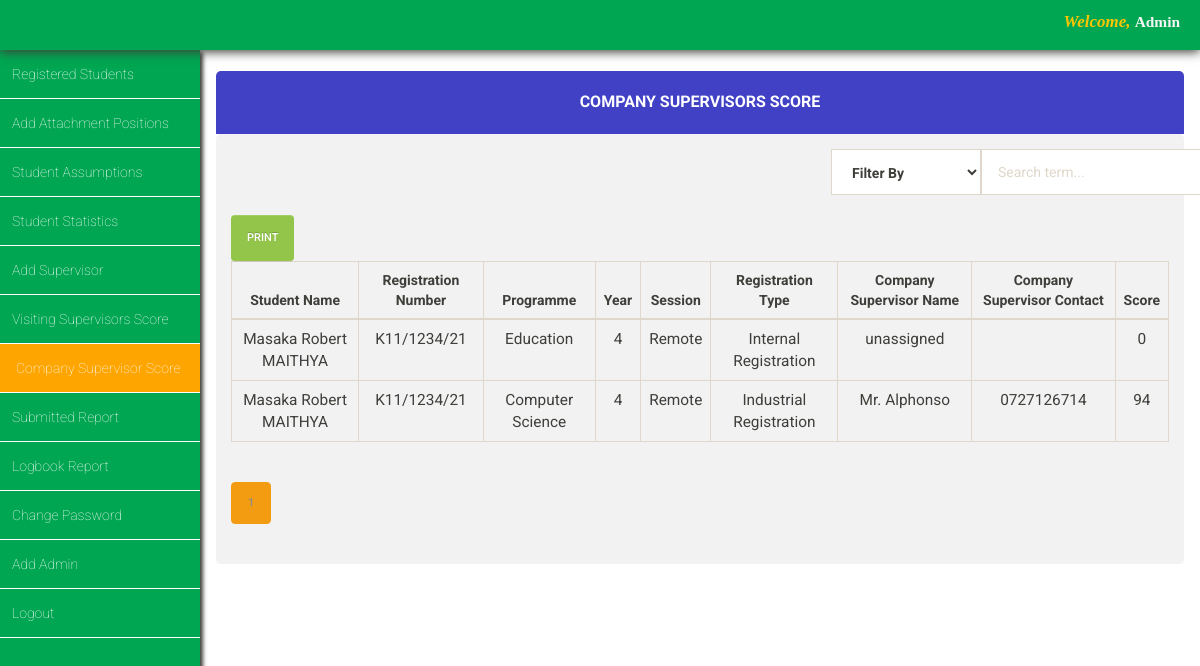
The page /iasms/admin/company_score/company_supervisor_score.php on the database as committed earlier.
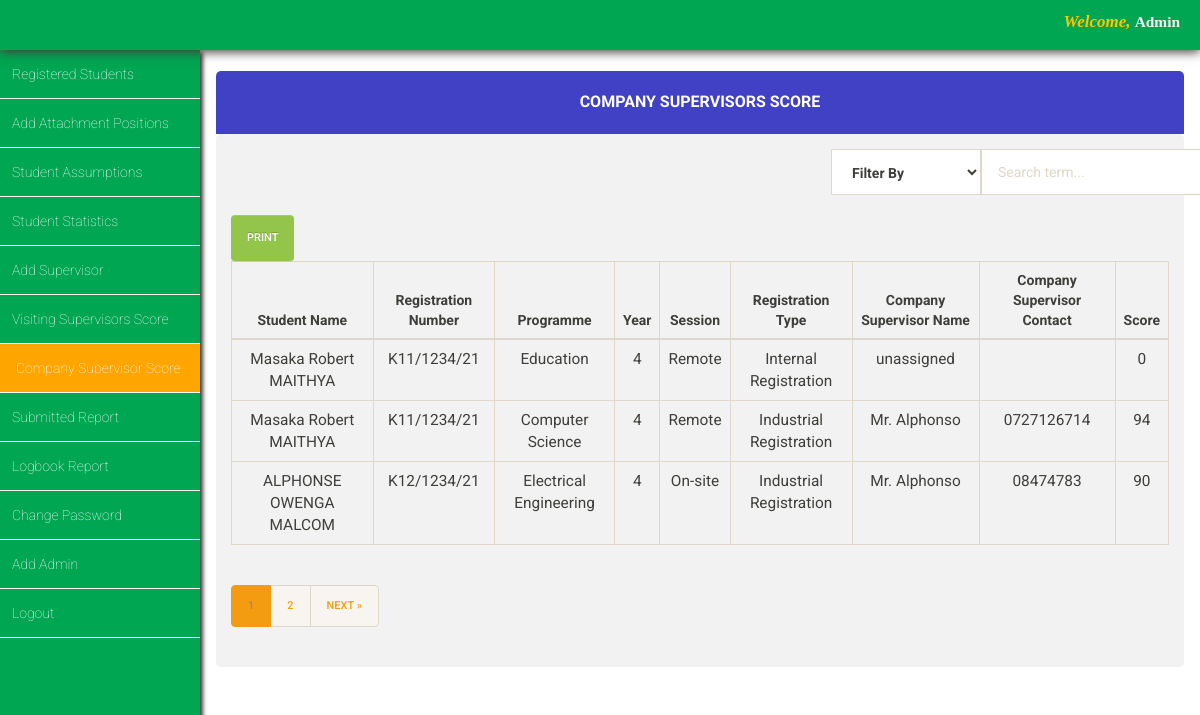
The same page on the database as committed later.
### tables this page shows
CREATE TABLE `internal_registration` (
  `id` int(11) NOT NULL,
  `first_name` varchar(255) NOT NULL,
  `last_name` varchar(255) NOT NULL,
  `other_name` varchar(255) NOT NULL,
  `index_number` varchar(200) NOT NULL,
  `programme` varchar(200) NOT NULL,
  `level` varchar(100) NOT NULL,
  `session` varchar(200) NOT NULL,
  `faculty` varchar(100) NOT NULL,
  `date` timestamp NOT NULL DEFAULT current_timestamp(),
  `visiting_supervisor_grade` int(100) NOT NULL,
  `company_supervisor_grade` int(11) NOT NULL,
  `visiting_supervisor_name` varchar(100) NOT NULL DEFAULT 'unassigned',
  `company_supervisor_name` varchar(100) NOT NULL DEFAULT 'unassigned',
  `company_supervisor_contact` varchar(11) NOT NULL,
  `visiting_supervisor_contact` varchar(11) NOT NULL,
  `attachment_region` varchar(100) NOT NULL DEFAULT 'unassigned'
);

CREATE TABLE `industrial_registration` (
  `id` int(11) NOT NULL,
  `first_name` varchar(255) NOT NULL,
  `last_name` varchar(255) NOT NULL,
  `other_name` varchar(200) NOT NULL,
  `level` varchar(200) NOT NULL,
  `programme` varchar(200) NOT NULL,
  `session` varchar(200) NOT NULL,
  `faculty` varchar(100) NOT NULL,
  `date` timestamp NOT NULL DEFAULT current_timestamp(),
  `index_number` varchar(255) NOT NULL,
  `company_supervisor_grade` int(11) NOT NULL,
  `visiting_supervisor_grade` int(11) NOT NULL,
  `company_supervisor_name` varchar(100) NOT NULL DEFAULT 'unassigned',
  `visiting_supervisor_name` varchar(100) NOT NULL DEFAULT 'unassigned',
  `company_supervisor_contact` varchar(11) NOT NULL,
  `visiting_supervisor_contact` varchar(11) NOT NULL,
  `attachment_region` varchar(100) NOT NULL DEFAULT 'unassigned'
);

### iasms/admin/company_score/company_supervisor_score.php (the view, shortened to what the changed rows need)
<?php
include '../../database_connection/database_connection.php';
$records_per_page = 2;
$page = isset($_GET['page']) && is_numeric($_GET['page']) ? $_GET['page'] : 1;
$start_from = ($page - 1) * $records_per_page;
$mysql_query_1 = "SELECT * FROM internal_registration";
$mysql_query_2 = "SELECT * FROM industrial_registration";
$mysql_query_1 .= " LIMIT $start_from, $records_per_page";
$mysql_query_2 .= " LIMIT $start_from, $records_per_page";
$total_query_1 = "SELECT COUNT(*) FROM internal_registration" . (strpos($mysql_query_1, 'WHERE') ? strstr($mysql_query_1, 'WHERE') : '');
$total_query_2 = "SELECT COUNT(*) FROM industrial_registration" . (strpos($mysql_query_2, 'WHERE') ? strstr($mysql_query_2, 'WHERE') : '');
$total_result_1 = mysqli_query($conn, $total_query_1);
$total_result_2 = mysqli_query($conn, $total_query_2);
$total_rows_1 = mysqli_fetch_array($total_result_1)[0];
$total_rows_2 = mysqli_fetch_array($total_result_2)[0];
$total_rows = $total_rows_1 + $total_rows_2;
$total_pages = ceil($total_rows / $records_per_page);
?>
<!DOCTYPE html>
<html lang="en" class="bg-pink">
<head>
  <link rel="stylesheet" href="../../css/bootstrap-theme.min.css" />
  <link rel="stylesheet" href="../../css/bootstrap.min.css" />
  <link rel="stylesheet" href="../../css/main_page_style.css" />
  <link rel="stylesheet" href="company_supervisor_score.css" />
</head>
<body>
  <div id="main_content">
    <div class="container-fluid">
      <div class="panel">
        <div class="panel-heading phead">
          <h2 class="panel-title ptitle">Company Supervisors Score</h2>
        </div>
        <div class="panel-body pbody">
          <br>
          <div id="table-container">
            <table class="table table-bordered table-hover">
              <thead>
                <tr>
                  <th style="text-align:center">Student Name</th>
                  <th style="text-align:center">Registration Number</th>
                  <th style="text-align:center">Programme</th>
                  <th style="text-align:center">Year</th>
                  <th style="text-align:center">Session</th>
                  <th style="text-align:center">Registration Type</th>
                  <th style="text-align:center">Company Supervisor Name</th>
                  <th style="text-align:center">Company Supervisor Contact</th>
                  <th style="text-align:center">Score</th>
                </tr>
              </thead>
              <tbody>
                <?php
                $execute_result_query = mysqli_query($conn, $mysql_query_1);
                while ($row_set = mysqli_fetch_array($execute_result_query)) {
                  echo "<tr style='text-align:center;font-size:1.1em'>";
                  echo "<td>" . $row_set["first_name"] . " " . $row_set["last_name"] . "</td>";
                  echo "<td>" . $row_set["index_number"] . "</td>";
                  echo "<td>" . $row_set["programme"] . "</td>";
                  echo "<td>" . $row_set["level"] . "</td>";
                  echo "<td>" . $row_set["session"] . "</td>";
                  echo "<td>Internal Registration</td>";
                  echo "<td>" . $row_set["company_supervisor_name"] . "</td>";
                  echo "<td>" . $row_set["company_supervisor_contact"] . "</td>";
                  echo "<td>" . $row_set["company_supervisor_grade"] . "</td>";
                  echo "</tr>";
                }
                $execute_result_query_2 = mysqli_query($conn, $mysql_query_2);
                while ($row_set_2 = mysqli_fetch_array($execute_result_query_2)) {
                  echo "<tr style='text-align:center;font-size:1.1em'>";
                  echo "<td>" . $row_set_2["first_name"] . " " . $row_set_2["last_name"] . "</td>";
                  echo "<td>" . $row_set_2["index_number"] . "</td>";
                  echo "<td>" . $row_set_2["programme"] . "</td>";
                  echo "<td>" . $row_set_2["level"] . "</td>";
                  echo "<td>" . $row_set_2["session"] . "</td>";
                  echo "<td>Industrial Registration</td>";
                  echo "<td>" . $row_set_2["company_supervisor_name"] . "</td>";
                  echo "<td>" . $row_set_2["company_supervisor_contact"] . "</td>";
                  echo "<td>" . $row_set_2["company_supervisor_grade"] . "</td>";
                  echo "</tr>";
                }
                ?>
              </tbody>
            </table>
          </div>
          <nav aria-label="Page navigation">
            <ul class="pagination">
              <?php for ($i = 1; $i <= $total_pages; $i++): ?>
              <li class="page-item <?php echo $i == $page ? 'active' : ''; ?>">
                <a class="page-link" href="?page=<?php echo $i; ?>"><?php echo $i; ?></a>
              </li>
              <?php endfor; ?>
              <?php if ($page < $total_pages): ?>
              <li class="page-item">
                <a class="page-link" href="?page=<?php echo $page + 1; ?>" aria-label="Next">
                  <span aria-hidden="true">Next &raquo;</span>
                </a>
              </li>
              <?php endif; ?>
            </ul>
          </nav>
        </div>
      </div>
    </div>
  </div>
</body>
</html>

Rows that differ between the two databases and show on the page:
added industrial_registration: first_name "ALPHONSE OWENGA", last_name "MALCOM", index_number "K12/1234/21", programme "Electrical Engineering", level "4", session "On-site", company_supervisor_name "Mr. Alphonso", company_supervisor_contact "08474783", company_supervisor_grade "90"
Other text that changed with them:
new list line: "2"
text now shown: "NEXT »"
